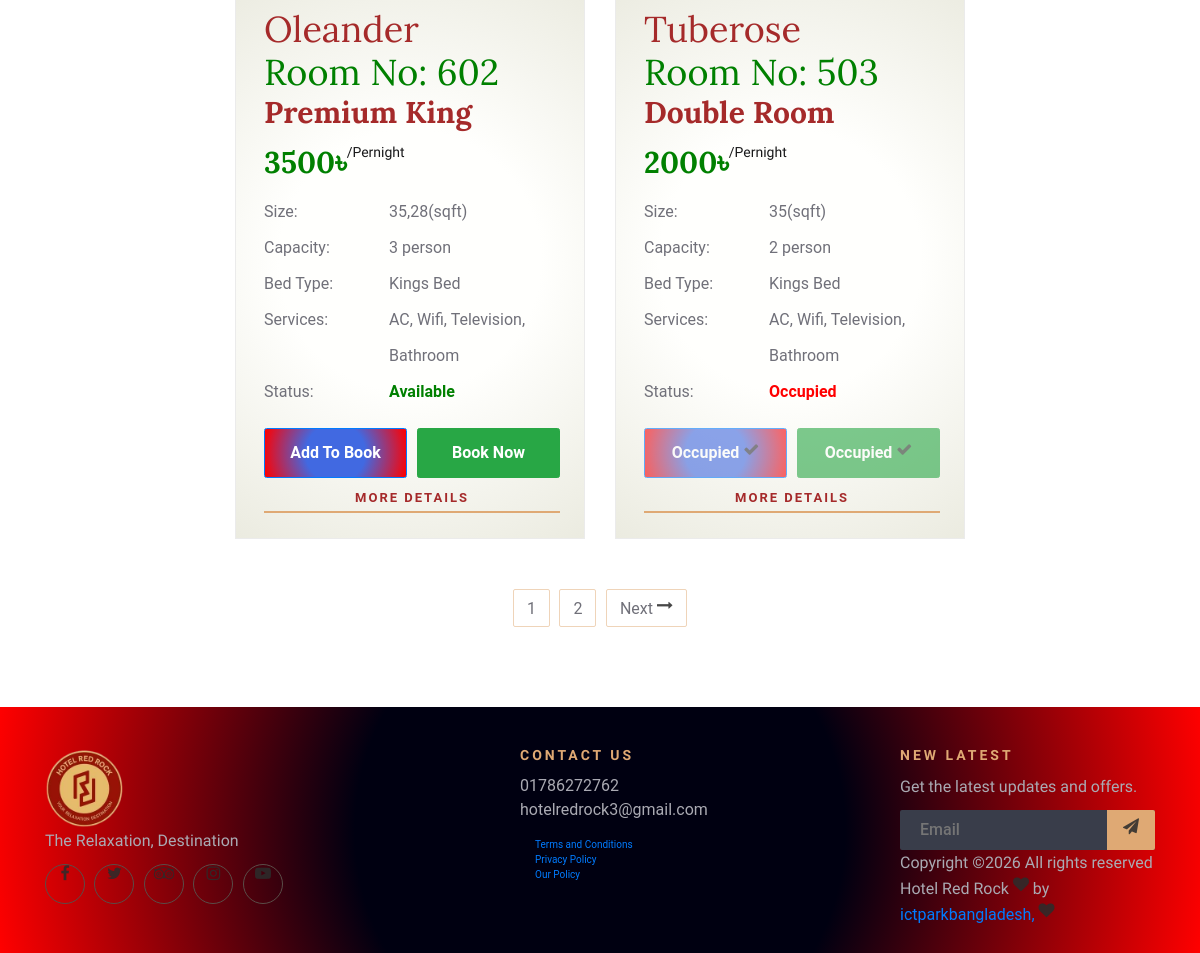
Page /rooms/ (lower part) on the earlier database version.
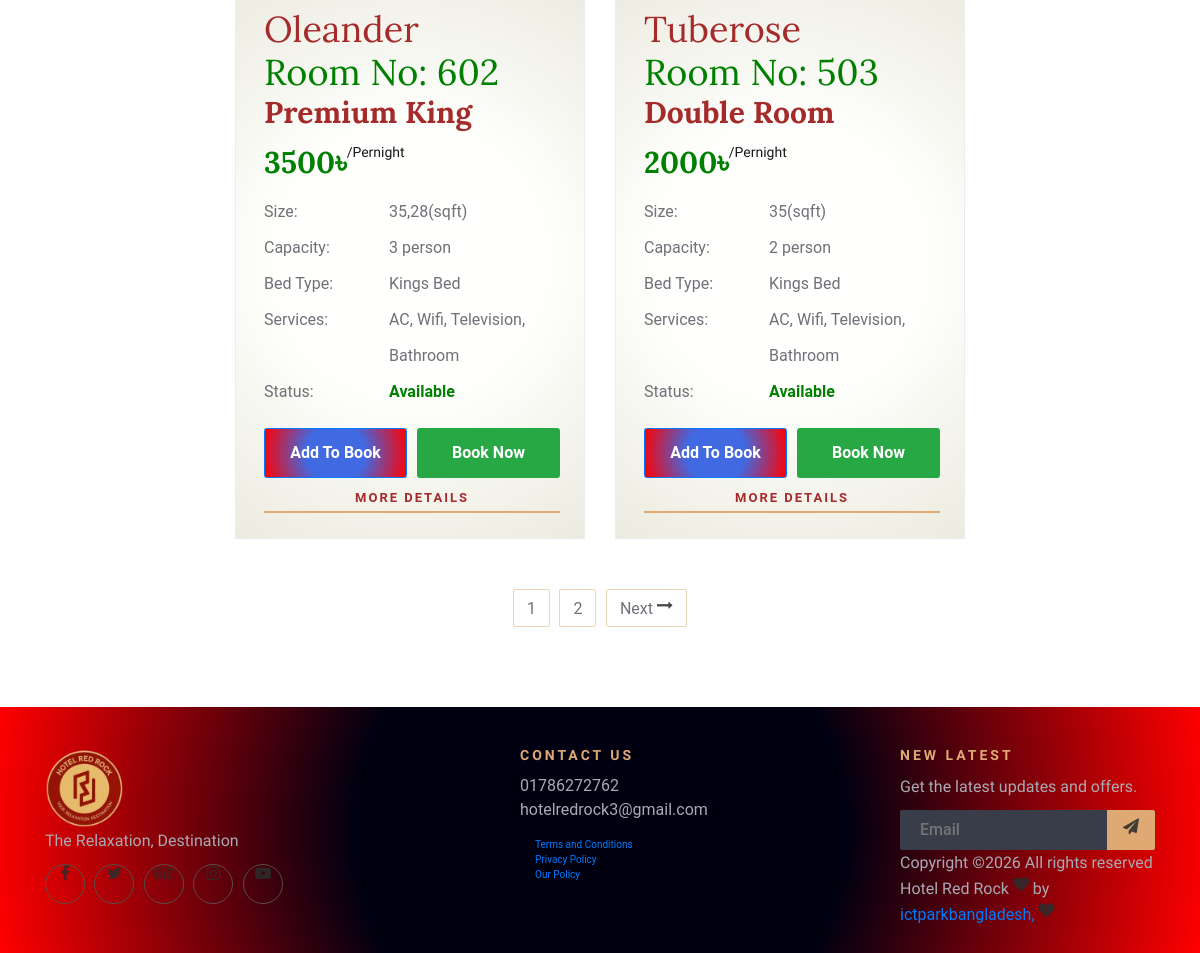
Same page on the later database version.
### rooms/models.py (models this page shows, shortened)
class Room(models.Model):
    serial=models.IntegerField(default=0)
    name=models.CharField(max_length=100,unique=True)
    name_eng=models.CharField(max_length=100,unique=True)
    room_no=models.CharField(max_length=100,unique=True)
    room_type=models.ForeignKey(RoomType,blank=True,null=True,on_delete=models.SET_NULL)
    bed_type=models.ForeignKey(BedType,blank=True,null=True,on_delete=models.SET_NULL)
    status=models.CharField(max_length=100,blank=True,null=True)
    price=models.CharField(max_length=10,blank=True,null=True)
    person_occupancy=models.CharField(max_length=10,blank=True,null=True)
    number_of_beds=models.CharField(max_length=10,blank=True,null=True)
    size=models.CharField(max_length=10,blank=True,null=True)
    services=models.CharField(max_length=500,blank=True,null=True)
    description=RichTextField(blank=True,null=True)
    comment=models.ManyToManyField(Comment,blank=True,null=True)
    main_image=models.FileField(upload_to='media/room_images',blank=True,null=True,)
    second_image=models.FileField(upload_to='media/room_images',blank=True,null=True,)
    is_available=models.BooleanField(default=False)
    class Meta:
        ordering = ['serial']

class RoomType(models.Model):
    serial=models.IntegerField(default=0)
    name=models.CharField(max_length=100,unique=True)
    name_eng=models.CharField(max_length=100,unique=True)
    description=RichTextField(blank=True,null=True)
    occupancy=models.CharField(max_length=100,blank=True,null=True)
    bed_type=models.ManyToManyField(BedType,blank=True,null=True)
    price=models.CharField(max_length=10,blank=True,null=True)
    services=models.CharField(max_length=500,blank=True,null=True)
    comment=models.ManyToManyField(Comment,blank=True,null=True)
    main_image=models.FileField(upload_to='media/room_type_images',blank=True,null=True,)
    second_image=models.FileField(upload_to='media/room_type_images',blank=True,null=True,)

class BedType(models.Model):
    serial=models.IntegerField(default=0)
    name=models.CharField(max_length=100,unique=True)
    name_eng=models.CharField(max_length=100,unique=True)
    description=models.CharField(max_length=500,blank=True,null=True)
    occupancy=models.CharField(max_length=100,blank=True,null=True)

### rooms/views.py (the view, shortened to what this page needs)
# urls.py: path('', views.Rooms.as_view(),name='rooms_view'),
class Rooms(View):
    template_name = 'rooms/rooms.html'
    def get(self, request, *args, **kwargs):
        rooms=Room.objects.all().order_by("serial")
        staffs=Staff.objects.all().order_by("serial")
        guests=Guest.objects.all().order_by("-id")
        context={}
        check_in = request.session.get('check_in')
        check_out = request.session.get('check_out')
        guests_count = request.session.get('guests')
        rooms_count = request.session.get('rooms_count')
        context['rooms']=rooms
        context['staffs']=staffs
        context['guests']=guests
        return render(request, self.template_name,context)

### templates/rooms/rooms.html (shortened to what the changed rows need)
{% extends 'basepage/basepage.html' %}
{% load static  %}
    {% block content %}
        <br><br>
         <section class="rooms-section spad">
        <div class="container">
            <div class="row justify-content-center">
                {% for room in rooms %}
                <div class="col-lg-4 col-md-6">
                        <div class="room-item" >
                            <div class="ri-text" style="background: var(--service);">
                                <h2 style="color:brown">{{ room.name_eng }}</h2>
                                <h2 style="color:green"> Room No: {{ room.room_no }}</h2>
                                <h3 style="color:brown">{{ room.room_type.name_eng }}</h3>
                                <h3 style="color:green">{{ room.price }}&#x09F3;<span>/Pernight</span></h3>
                                <table >
                                    <tbody>
                                        <tr>
                                            <td class="r-o">Size:</td>
                                            <td>{{room.size}}(sqft)</td>
                                        </tr>
                                        <tr>
                                            <td class="r-o">Capacity:</td>
                                            <td> {{ room.person_occupancy }} person</td>
                                        </tr>
                                        <tr>
                                            <td class="r-o">Bed Type:</td>
                                            <td>{{ room.bed_type.name_eng }}</td>
                                        </tr>
                                        <tr>
                                            <td class="r-o">Services:</td>
                                            <td>{{ room.services }}</td>
                                        </tr>
                                        <tr>
                                                        <td class="r-o">Status:</td>
                                                        <td>
                                                            {% with status=room.display_status|default:room.status|default_if_none:"available"|lower %}
                                                                {% if status == 'available' %}
                                                                    <span style="color: green; font-weight: bold;">Available</span>
                                                                {% elif status == 'unavailable' %}
                                                                    <span style="color: gray; font-weight: bold;">Unavailable</span>
                                                                {% elif status == 'booked' %}
                                                                    <span style="color: orange; font-weight: bold;">
                                                                        Booked{% if room.booked_until %} till {{ room.booked_until }}{% endif %}
                                                                    </span>
                                                                {% elif status == 'occupied' %}
                                                                    <span style="color: red; font-weight: bold;">Occupied</span>
                                                                {% else %}
                                                                    <span style="color: green; font-weight: bold;">Available</span>
                                                                {% endif %}
                                                            {% endwith %}
                                                        </td>
                                                    </tr>
                                    </tbody>
                                </table>
                                            {% with status=room.display_status|default:room.status|default_if_none:"available"|lower %}
                                            <div style="display: flex; gap: 10px; margin-top: 15px;">
                                                {% if status == 'available' %}
                                                    <button id="room_{{ room.id }}" class="btn btn-primary" style="background: var(--weather); padding: 12px 24px; font-size: 16px; font-weight: 600; flex: 1;" onclick="addToCart( this.id )">Add To Book</button>
                                                    <button class="btn btn-success" style="padding: 12px 24px; font-size: 16px; font-weight: 600; flex: 1; text-align: center;" onclick="bookNowSingle('room_{{ room.id }}')">Book Now</button>
                                                {% else %}
                                                    <button class="btn btn-primary" style="background: var(--weather); padding: 12px 24px; font-size: 16px; font-weight: 600; flex: 1; opacity: 0.6; cursor: not-allowed;" disabled>
                                                        {% if status == 'booked' %}Booked <i class="fa fa-check"></i>{% elif status == 'unavailable' %}Unavailable <i class="fa fa-ban"></i>{% else %}Occupied <i class="fa fa-check"></i>{% endif %}
                                                    </button>
                                                    <button class="btn btn-success" style="padding: 12px 24px; font-size: 16px; font-weight: 600; flex: 1; text-align: center; opacity: 0.6; cursor: not-allowed;" disabled>
                                                        {% if status == 'booked' %}Booked <i class="fa fa-check"></i>{% elif status == 'unavailable' %}Unavailable <i class="fa fa-ban"></i>{% else %}Occupied <i class="fa fa-check"></i>{% endif %}
                                                    </button>
                                                {% endif %}
                                            </div>
                                            {% endwith %}
                                <a href="{% url 'room_details' room.id %}" class="primary-btn" style="color:brown; margin-top: 10px; display: block; text-align: center;">More Details</a>
                            </div>
                        </div>
                    </div>
                {% endfor %}
            </div>
        </div>
    </section>
    {% endblock content %}

Differences in the rows shown:
changed Room "Tuberose": text "Occupied Occupied Occupied" → "Available Add To Book Book Now"
